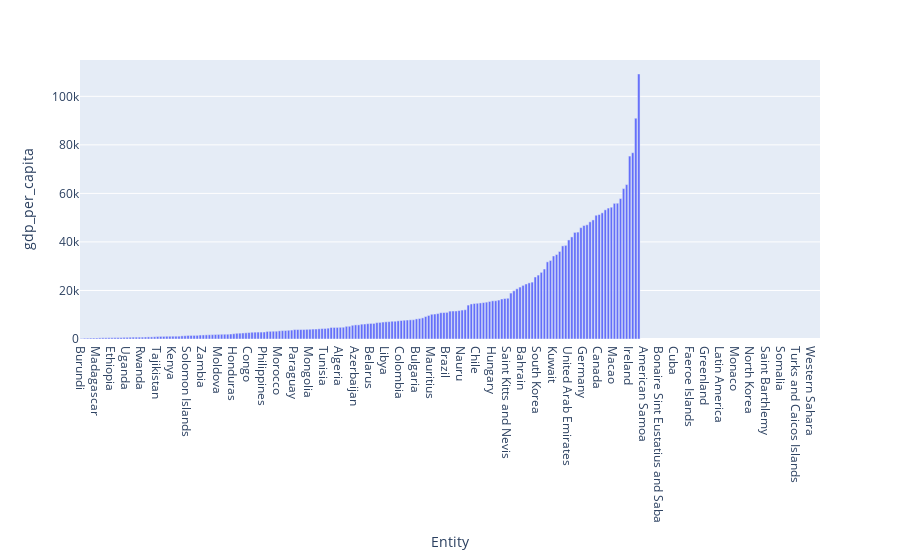

The notebook cell saved with this chart:
### Code cell
px.bar(gdp_and_pop_2017.sort_values('gdp_per_capita'), x='Entity', y='gdp_per_capita')

### Figure 1 — Plotly figure (JSON) as saved in the notebook; plotly's stock layout.template omitted (floating-point values rounded to 4 significant figures; data arrays with more than 128 entries replaced by an {"elided": "..."} marker saying what was removed)
{"data": [{"hovertemplate": "Entity=%{x}<br>gdp_per_capita=%{y}<extra></extra>", "legendgroup": "", "marker": {"color": "#636efa", "pattern": {"shape": ""}}, "name": "", "orientation": "v", "showlegend": false, "textposition": "auto", "type": "bar", "x": {"elided": "243 str values"}, "xaxis": "x", "y": {"elided": "243 float values"}, "yaxis": "y"}], "layout": {"barmode": "relative", "legend": {"tracegroupgap": 0}, "margin": {"t": 60}, "xaxis": {"anchor": "y", "domain": [0, 1], "title": {"text": "Entity"}}, "yaxis": {"anchor": "x", "domain": [0, 1], "title": {"text": "gdp_per_capita"}}}}
